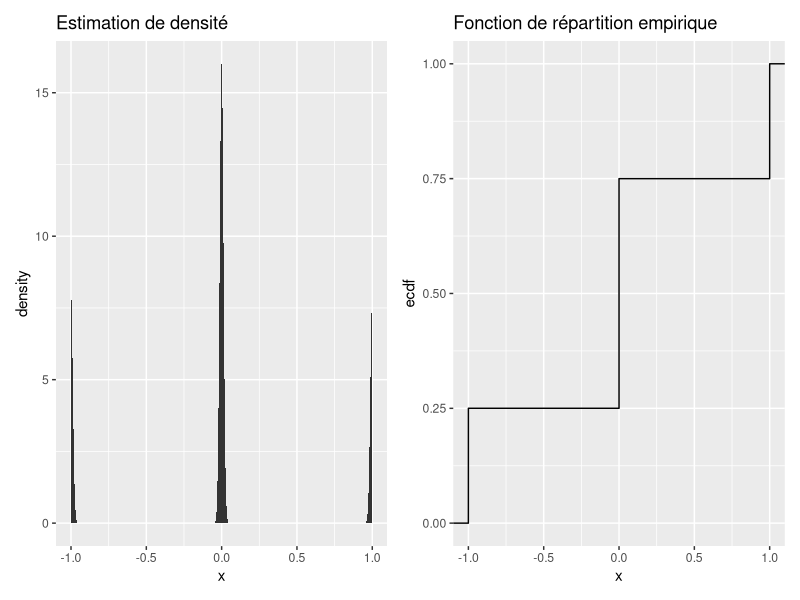

Here is the R script that generated this plot:
## ---- chunk 1
#| eval: true
#| echo: false
q_count <- 1
## ---- chunk 2
#| code: "q_count <-  q_count + 1"
## ---- chunk 3
#| eval: true
#| code: "q_count <-  q_count + 1"
## ---- chunk 4
#| code: "q_count <-  q_count + 1"
## ---- chunk 5
#| code: "q_count <-  q_count + 1"
## ---- chunk 6
#| code: "q_count <-  q_count + 1"
## ---- chunk 7
#| eval: true
#| echo: true
#| warning: false
#| message: false
epsilon <- .0001
k <- 1000
n <-  4 * k + 3

x <- rep(c(-1, 0, 1), c(k+1, 2*k+1 ,k+1))
x <- x + sign(x) * epsilon * abs(rnorm(n))
x <- sort(x)

qq <- quantile(x, probs =seq(1,3)/4, type = 1 ,names = T)
# qq <- x[c(k+1,2*k+2, 3*k+3) ]
# qq

# 4*sum(abs(x -qq[2]))/(n*(qq[3]-qq[1])) 
4*sum(abs(x -qq[2]))/(n*(IQR(x, type=1))) 

sqrt(2) * sd(x)/IQR(x, type=1)

df <- tibble::as_tibble(x=x)

ok <- require(tidyverse, quietly = T, warn.conflicts = F)
okk <- require(patchwork)

p1 <- df %>%
  ggplot() +
  aes(x=x) +
  stat_density(aes(y=after_stat(density)), adjust = 1/10) +
  ggtitle("Estimation de densité")

p2 <- df %>%
  ggplot() +
  aes(x=x) +
  stat_ecdf() +
  ggtitle("Fonction de répartition empirique")

p1 + p2
## ---- chunk 8
#| code: "q_count <-  q_count + 1"
## ---- chunk 9
#| code: "q_count <-  q_count + 1"
